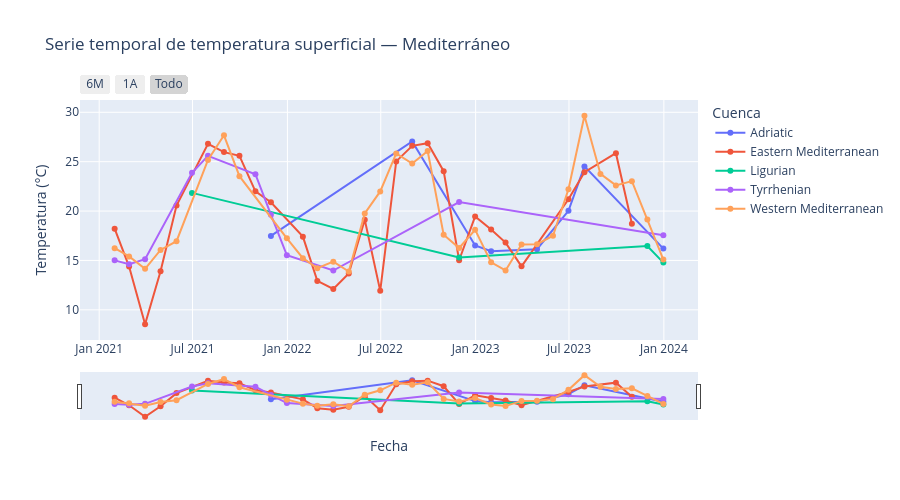

Source (notebook cell):
### Markdown cell above
### Gráfico interactivo 2: Serie temporal con zoom

### Code cell
# Serie temporal: temperatura superficial agregada por semana
superficie_ts = (
    df_clean[df_clean['depth'] <= 10]
    .set_index('date')
    .groupby(['basin', pd.Grouper(freq='ME')])['temperature']  # mensual
    .mean()
    .round(2)
    .reset_index()
)

fig_time = px.line(
    superficie_ts,
    x='date',
    y='temperature',
    color='basin',
    markers=True,
    title='Serie temporal de temperatura superficial — Mediterráneo',
    labels={
        'date': 'Fecha',
        'temperature': 'Temperatura (°C)',
        'basin': 'Cuenca'
    }
)

# Añadimos selector de rango temporal (botones de zoom)
fig_time.update_xaxes(
    rangeslider_visible=True,
    rangeselector=dict(
        buttons=[
            dict(count=6, label="6M", step="month"),
            dict(count=1, label="1A", step="year"),
            dict(step="all", label="Todo")
        ]
    )
)

fig_time.update_layout(height=500)
fig_time.show()

### Figure 1 — Plotly figure (JSON) as saved in the notebook; plotly's stock layout.template omitted (floating-point values rounded to 4 significant figures)
{"data": [{"hovertemplate": "Cuenca=Adriatic<br>Fecha=%{x}<br>Temperatura (°C)=%{y}<extra></extra>", "legendgroup": "Adriatic", "line": {"color": "#636efa", "dash": "solid"}, "marker": {"symbol": "circle"}, "mode": "lines+markers", "name": "Adriatic", "orientation": "v", "showlegend": true, "type": "scatter", "x": ["2021-11-30T00:00:00.000000", "2022-08-31T00:00:00.000000", "2022-12-31T00:00:00.000000", "2023-01-31T00:00:00.000000", "2023-04-30T00:00:00.000000", "2023-06-30T00:00:00.000000", "2023-07-31T00:00:00.000000", "2023-12-31T00:00:00.000000"], "xaxis": "x", "y": [17.48, 27.04, 16.52, 15.93, 16.14, 20.02, 24.52, 16.2], "yaxis": "y"}, {"hovertemplate": "Cuenca=Eastern Mediterranean<br>Fecha=%{x}<br>Temperatura (°C)=%{y}<extra></extra>", "legendgroup": "Eastern Mediterranean", "line": {"color": "#EF553B", "dash": "solid"}, "marker": {"symbol": "circle"}, "mode": "lines+markers", "name": "Eastern Mediterranean", "orientation": "v", "showlegend": true, "type": "scatter", "x": ["2021-01-31T00:00:00.000000", "2021-02-28T00:00:00.000000", "2021-03-31T00:00:00.000000", "2021-04-30T00:00:00.000000", "2021-05-31T00:00:00.000000", "2021-07-31T00:00:00.000000", "2021-08-31T00:00:00.000000", "2021-09-30T00:00:00.000000", "2021-10-31T00:00:00.000000", "2021-11-30T00:00:00.000000", "2022-01-31T00:00:00.000000", "2022-02-28T00:00:00.000000", "2022-03-31T00:00:00.000000", "2022-04-30T00:00:00.000000", "2022-05-31T00:00:00.000000", "2022-06-30T00:00:00.000000", "2022-07-31T00:00:00.000000", "2022-08-31T00:00:00.000000", "2022-09-30T00:00:00.000000", "2022-10-31T00:00:00.000000", "2022-11-30T00:00:00.000000", "2022-12-31T00:00:00.000000", "2023-01-31T00:00:00.000000", "2023-02-28T00:00:00.000000", "2023-03-31T00:00:00.000000", "2023-06-30T00:00:00.000000", "2023-07-31T00:00:00.000000", "2023-09-30T00:00:00.000000", "2023-10-31T00:00:00.000000"], "xaxis": "x", "y": [18.22, 14.38, 8.54, 13.91, 20.56, 26.81, 25.97, 25.6, 22.0, 20.89, 17.41, 12.93, 12.11, 13.67, 19.12, 11.92, 25.03, 26.6, 26.87, 24.04, 15.02, 19.45, 18.13, 16.81, 14.4, 21.19, 23.94, 25.86, 18.71], "yaxis": "y"}, {"hovertemplate": "Cuenca=Ligurian<br>Fecha=%{x}<br>Temperatura (°C)=%{y}<extra></extra>", "legendgroup": "Ligurian", "line": {"color": "#00cc96", "dash": "solid"}, "marker": {"symbol": "circle"}, "mode": "lines+markers", "name": "Ligurian", "orientation": "v", "showlegend": true, "type": "scatter", "x": ["2021-06-30T00:00:00.000000", "2022-11-30T00:00:00.000000", "2023-11-30T00:00:00.000000", "2023-12-31T00:00:00.000000"], "xaxis": "x", "y": [21.84, 15.29, 16.46, 14.78], "yaxis": "y"}, {"hovertemplate": "Cuenca=Tyrrhenian<br>Fecha=%{x}<br>Temperatura (°C)=%{y}<extra></extra>", "legendgroup": "Tyrrhenian", "line": {"color": "#ab63fa", "dash": "solid"}, "marker": {"symbol": "circle"}, "mode": "lines+markers", "name": "Tyrrhenian", "orientation": "v", "showlegend": true, "type": "scatter", "x": ["2021-01-31T00:00:00.000000", "2021-02-28T00:00:00.000000", "2021-03-31T00:00:00.000000", "2021-06-30T00:00:00.000000", "2021-07-31T00:00:00.000000", "2021-10-31T00:00:00.000000", "2021-11-30T00:00:00.000000", "2021-12-31T00:00:00.000000", "2022-03-31T00:00:00.000000", "2022-11-30T00:00:00.000000", "2023-12-31T00:00:00.000000"], "xaxis": "x", "y": [15.01, 14.62, 15.13, 23.88, 25.59, 23.73, 19.63, 15.52, 13.98, 20.91, 17.56], "yaxis": "y"}, {"hovertemplate": "Cuenca=Western Mediterranean<br>Fecha=%{x}<br>Temperatura (°C)=%{y}<extra></extra>", "legendgroup": "Western Mediterranean", "line": {"color": "#FFA15A", "dash": "solid"}, "marker": {"symbol": "circle"}, "mode": "lines+markers", "name": "Western Mediterranean", "orientation": "v", "showlegend": true, "type": "scatter", "x": ["2021-01-31T00:00:00.000000", "2021-02-28T00:00:00.000000", "2021-03-31T00:00:00.000000", "2021-04-30T00:00:00.000000", "2021-05-31T00:00:00.000000", "2021-07-31T00:00:00.000000", "2021-08-31T00:00:00.000000", "2021-09-30T00:00:00.000000", "2021-12-31T00:00:00.000000", "2022-01-31T00:00:00.000000", "2022-02-28T00:00:00.000000", "2022-03-31T00:00:00.000000", "2022-04-30T00:00:00.000000", "2022-05-31T00:00:00.000000", "2022-06-30T00:00:00.000000", "2022-07-31T00:00:00.000000", "2022-08-31T00:00:00.000000", "2022-09-30T00:00:00.000000", "2022-10-31T00:00:00.000000", "2022-11-30T00:00:00.000000", "2022-12-31T00:00:00.000000", "2023-01-31T00:00:00.000000", "2023-02-28T00:00:00.000000", "2023-03-31T00:00:00.000000", "2023-04-30T00:00:00.000000", "2023-05-31T00:00:00.000000", "2023-06-30T00:00:00.000000", "2023-07-31T00:00:00.000000", "2023-08-31T00:00:00.000000", "2023-09-30T00:00:00.000000", "2023-10-31T00:00:00.000000", "2023-11-30T00:00:00.000000", "2023-12-31T00:00:00.000000"], "xaxis": "x", "y": [16.24, 15.41, 14.15, 16.06, 16.95, 25.18, 27.67, 23.53, 17.24, 15.23, 14.22, 14.88, 13.88, 19.75, 21.99, 25.84, 24.81, 26.08, 17.61, 16.26, 18.11, 14.81, 13.99, 16.61, 16.65, 17.5, 22.21, 29.65, 23.76, 22.6, 23.03, 19.14, 15.09], "yaxis": "y"}], "layout": {"height": 500, "legend": {"title": {"text": "Cuenca"}, "tracegroupgap": 0}, "title": {"text": "Serie temporal de temperatura superficial — Mediterráneo"}, "xaxis": {"anchor": "y", "domain": [0, 1], "rangeselector": {"buttons": [{"count": 6, "label": "6M", "step": "month"}, {"count": 1, "label": "1A", "step": "year"}, {"label": "Todo", "step": "all"}]}, "rangeslider": {"visible": true}, "title": {"text": "Fecha"}}, "yaxis": {"anchor": "x", "domain": [0, 1], "title": {"text": "Temperatura (°C)"}}}}
